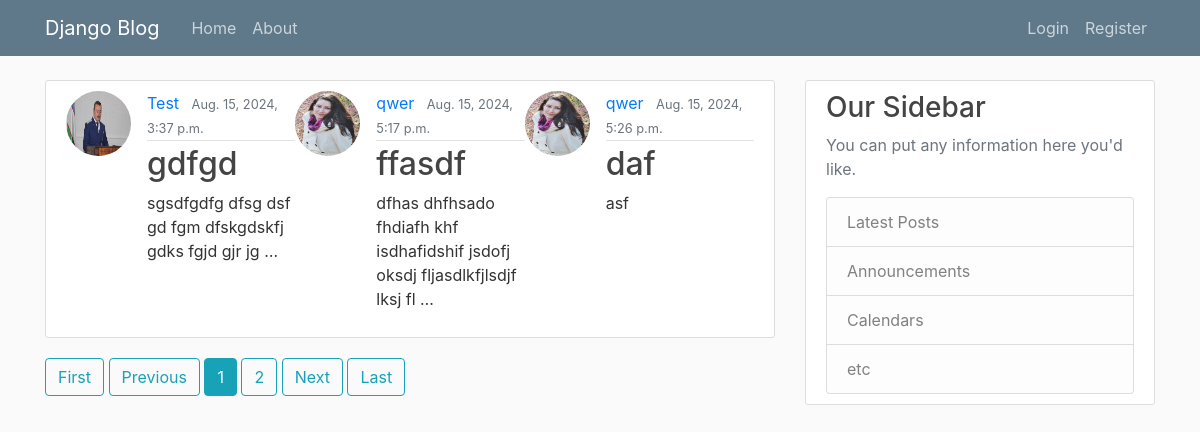
The page / on the database its author committed.
### apps/post/models.py (models this page shows)
class Post(Model):
    title = CharField(max_length=100)
    content = TextField()
    created_at = DateTimeField(auto_now_add=True)
    updated_at = DateTimeField(auto_now=True)
    owner = ForeignKey(User, on_delete=CASCADE)

### apps/user/models.py (models this page shows)
class User(AbstractUser):
    avatar = ImageField(upload_to='users/avatars/')
    register_date = DateTimeField(auto_now_add=True)
    bio = CharField(max_length=256, null=True, blank=True)

### apps/user/views.py (the view)
# urls.py: path('', HomeView.as_view(), name='home'),
class HomeView(View):
    def get(self, request):
        posts = Post.objects.all()
        context = {'posts': posts}
        return render(request, 'user/home.html', context=context)

### templates/user/home.html (shortened to what this page needs)
{% load static %}
{% include 'base.html' %}
{% block content %}
    <main role="main" class="container">
        <div class="row">
            <div class="col-md-8">
                <article class="media content-section">
                    {% for post in posts %}
                        <img class="rounded-circle article-img" src="{{ post.owner.avatar.url }}" alt="Profile Image">
                        <div class="media-body">
                            <div class="article-metadata">
                                <a class="mr-2" href="#">{{ post.owner.username }}</a>
                                <small class="text-muted">{{ post.created_at }}</small>
                            </div>
                            <h2><a class="article-title"
                                   href="{% url 'post:post_detail' post.id %}">{{ post.title }}</a></h2>
                            <p class="article-content">{{ post.content|truncatewords:10 }}</p>
                        </div>
                    {% endfor %}
                </article>
                <a class="btn btn-outline-info mb-4" href="#">First</a>
                <a class="btn btn-outline-info mb-4" href="#">Previous</a>
                <a class="btn btn-info mb-4" href="#">1</a>
                <a class="btn btn-outline-info mb-4" href="#">2</a>
                <a class="btn btn-outline-info mb-4" href="#">Next</a>
                <a class="btn btn-outline-info mb-4" href="#">Last</a>
            </div>
            <div class="col-md-4">
                <div class="content-section">
                    <h3>Our Sidebar</h3>
                    <p class='text-muted'>You can put any information here you'd like.</p>
                    <ul class="list-group">
                        <li class="list-group-item list-group-item-light">Latest Posts</li>
                        <li class="list-group-item list-group-item-light">Announcements</li>
                        <li class="list-group-item list-group-item-light">Calendars</li>
                        <li class="list-group-item list-group-item-light">etc</li>
                    </ul>
                </div>
            </div>
        </div>
    </main>
{% endblock %}

### templates/base.html (shortened to what this page needs)
{% load static %}
<!DOCTYPE html>
<html>
<head>
    <link rel="stylesheet" href="https://maxcdn.bootstrapcdn.com/bootstrap/4.0.0/css/bootstrap.min.css"
>
    <link rel="stylesheet" type="text/css" href="{% static 'main.css' %}">
</head>
<body>
<header class="site-header">
    <nav class="navbar navbar-expand-md navbar-dark bg-steel fixed-top">
        <div class="container">
            <a class="navbar-brand mr-4" href="{% url 'user:home' %}">Django Blog</a>
            <div class="collapse navbar-collapse" id="navbarToggle">
                <div class="navbar-nav mr-auto">
                    <a class="nav-item nav-link" href="{% url 'user:home' %}">Home</a>
                    <a class="nav-item nav-link" href="{% url 'user:about' %}">About</a>
                </div>
                <div class="navbar-nav">
                    {% if request.user.is_authenticated %}
                    <a class="nav-item nav-link" href="{% url 'post:create_post' %}">New Post</a>
                    <a class="nav-item nav-link" href="{% url 'user:profile' %}">Profile</a>
                    <a class="nav-item nav-link" href="{% url 'user:logout' %}">Logout</a>
                    {% else %}
                    <a class="nav-item nav-link" href="{% url 'user:login' %}">Login</a>
                    <a class="nav-item nav-link" href="{% url 'user:register' %}">Register</a>
                    {% endif %}
                </div>
            </div>
        </div>
    </nav>
</header>
</body>
</html>

### static/main.css (style rules this page uses)
body { background: #fafafa; color: #333333; margin-top: 5rem; }
h1, h2, h3, h4, h5, h6 { color: #444444; }
ul { margin: 0; }
.bg-steel { background-color: #5f788a; }
.site-header .navbar-nav .nav-link { color: #cbd5db; }
.content-section { background: #ffffff; padding: 10px 20px; border: 1px solid #dddddd; border-radius: 3px; margin-bottom: 20px; }
.article-title { color: #444444; }
.article-content { white-space: pre-line; }
.article-img { height: 65px; width: 65px; margin-right: 16px; }
.article-metadata { padding-bottom: 1px; margin-bottom: 4px; border-bottom: 1px solid #e3e3e3 }

### rows shown on the page
Post: owner.avatar (picture), owner.username "Test", created_at "Aug. 15, 2024, 3:37 p.m.", title "gdfgd", content "sgsdfgdfg dfsg dsf gd fgm dfskgdskfj gdks fgjd gjr jg …"
Post: owner.avatar (picture), owner.username "qwer", created_at "Aug. 15, 2024, 5:17 p.m.", title "ffasdf", content "dfhas dhfhsado fhdiafh khf isdhafidshif jsdofj oksdj fljasdlkfjlsdjf lksj fl …"
Post: owner.avatar (picture), owner.username "qwer", created_at "Aug. 15, 2024, 5:26 p.m.", title "daf", content "asf"
